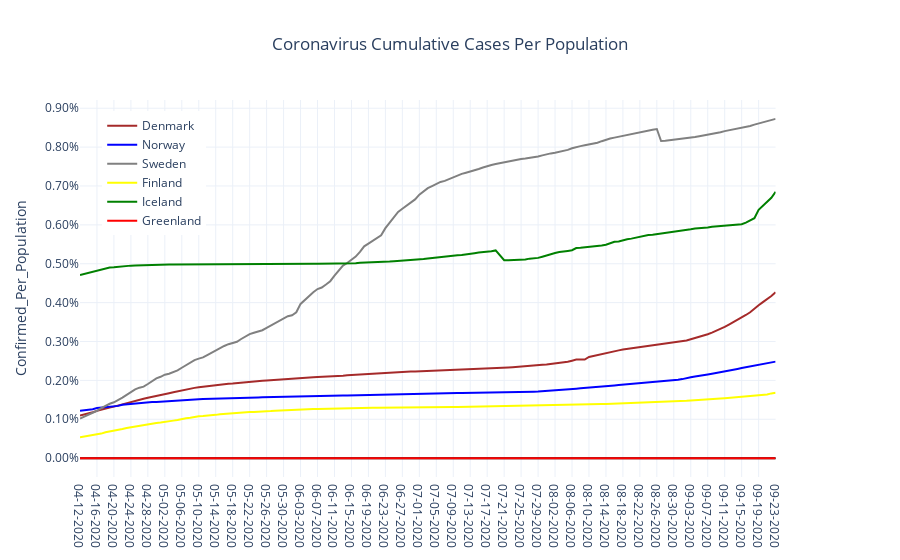

Notebook source saved alongside this figure:
### Code cell
fig = make_subplots(specs=[[{'secondary_y':True}]])
for mycountry in countries_list:
    fig.add_trace(go.Scatter(x=country_df[country_df['Country_Region']==mycountry]['Date'],
                               y=country_df[country_df['Country_Region']==mycountry]['Confirmed_Per_Population'],
                               name = rename_dict[mycountry],
                               line = {'color':colors_dict[mycountry]}),
                  secondary_y = False)

fig.update_layout(showlegend = True,
                legend= dict(x=0.03,y=0.97),
                title='Coronavirus Cumulative Cases Per Population',
                title_x=0.5,
                yaxis={'title':'Confirmed_Per_Population',
                       'tickformat':'.2%',
                       'zeroline':True,'zerolinecolor':'#000000','zerolinewidth':2.0},
                template = 'plotly_white')

fig.update_yaxes(title_text='People_Tested_Per_Population',secondary_y=True,tickformat='.1%')
fig.show()
myfilename = r'C:\__YOUTUBE__\__POLITICS__\Coronavirus\outputdata\2-CV_Cum_Cases_Per_Population.png'
fig.write_image(myfilename,width = 852,height = 480, scale = 2.0)
print('Static Image:')
Image(filename=myfilename)

### Figure 1 — Plotly figure (JSON) as saved in the notebook; plotly's stock layout.template omitted (floating-point values rounded to 4 significant figures; data arrays with more than 128 entries replaced by an {"elided": "..."} marker saying what was removed)
{"data": [{"line": {"color": "brown"}, "name": "Denmark", "type": "scatter", "x": {"elided": "165 str values"}, "xaxis": "x", "y": {"elided": "165 float values"}, "yaxis": "y"}, {"line": {"color": "blue"}, "name": "Norway", "type": "scatter", "x": {"elided": "165 str values"}, "xaxis": "x", "y": {"elided": "165 float values"}, "yaxis": "y"}, {"line": {"color": "grey"}, "name": "Sweden", "type": "scatter", "x": {"elided": "165 str values"}, "xaxis": "x", "y": {"elided": "165 float values"}, "yaxis": "y"}, {"line": {"color": "yellow"}, "name": "Finland", "type": "scatter", "x": {"elided": "165 str values"}, "xaxis": "x", "y": {"elided": "165 float values"}, "yaxis": "y"}, {"line": {"color": "green"}, "name": "Iceland", "type": "scatter", "x": {"elided": "165 str values"}, "xaxis": "x", "y": {"elided": "165 float values"}, "yaxis": "y"}, {"line": {"color": "red"}, "name": "Greenland", "type": "scatter", "x": {"elided": "165 str values"}, "xaxis": "x", "y": {"elided": "165 int values"}, "yaxis": "y"}], "layout": {"legend": {"x": 0.03, "y": 0.97}, "showlegend": true, "title": {"text": "Coronavirus Cumulative Cases Per Population", "x": 0.5}, "xaxis": {"anchor": "y", "domain": [0, 0.94]}, "yaxis": {"anchor": "x", "domain": [0, 1], "tickformat": ".2%", "title": {"text": "Confirmed_Per_Population"}, "zeroline": true, "zerolinecolor": "#000000", "zerolinewidth": 2}, "yaxis2": {"anchor": "x", "overlaying": "y", "side": "right", "tickformat": ".1%", "title": {"text": "People_Tested_Per_Population"}}}}
